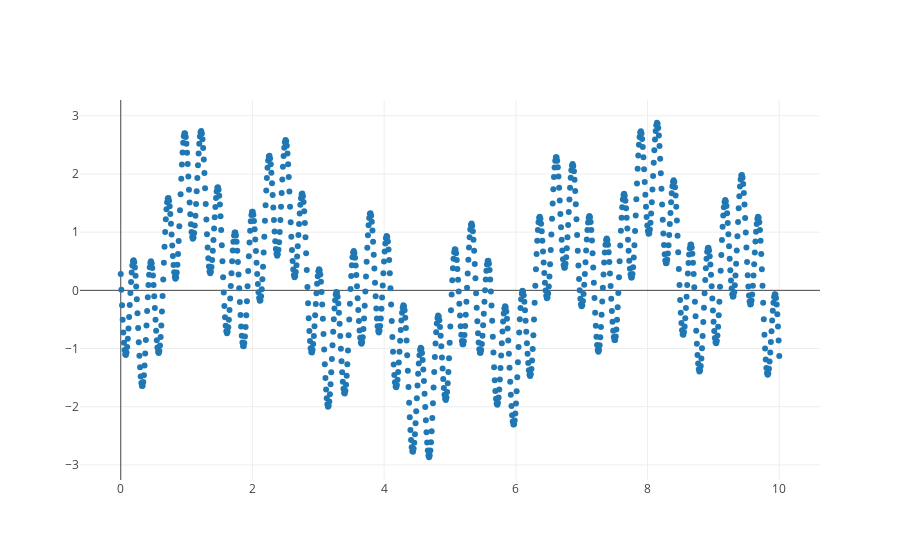

Notebook cell for this chart:
### Code cell
simple_scatter_plot(x, y);

### Figure 1 — Plotly figure (JSON) as saved in the notebook; plotly's stock layout.template omitted (floating-point values rounded to 4 significant figures; data arrays with more than 128 entries replaced by an {"elided": "..."} marker saying what was removed)
{"data": [{"mode": "markers", "type": "scatter", "x": {"elided": "1024 float values"}, "y": {"elided": "1024 float values"}}], "layout": {"autosize": true, "xaxis": {"autorange": true, "range": [-0.6114, 10.61], "type": "linear"}, "yaxis": {"autorange": true, "range": [-3.232, 3.244], "type": "linear"}}}
